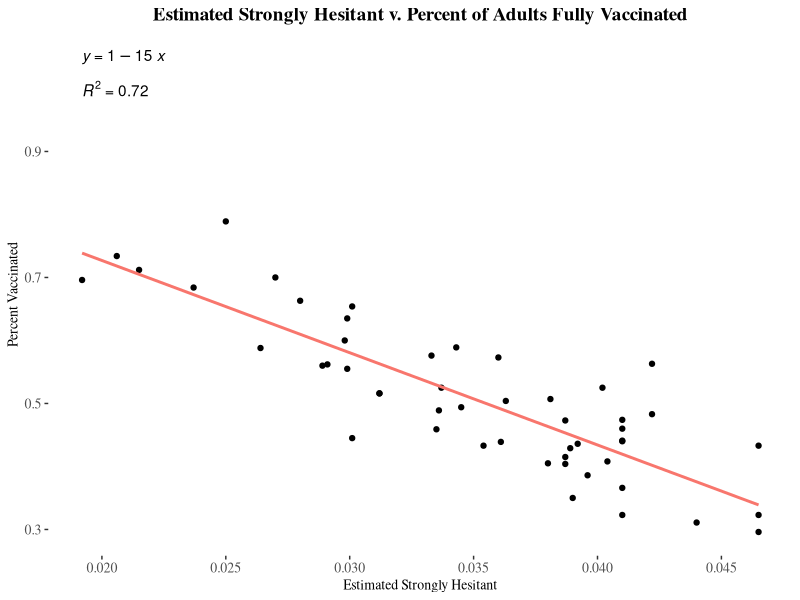
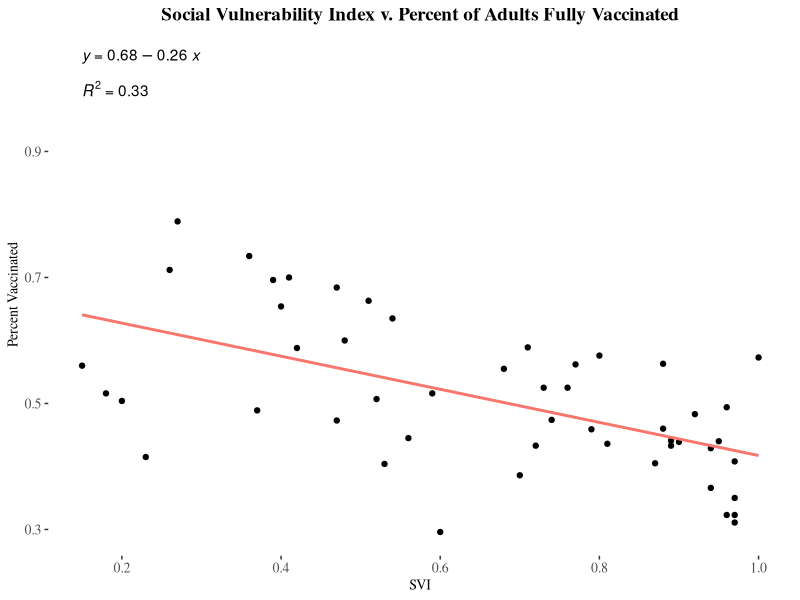
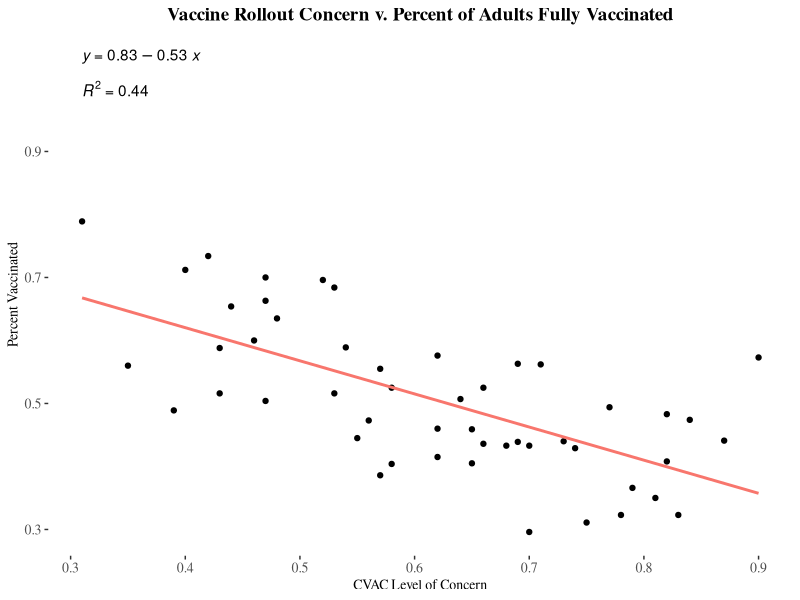
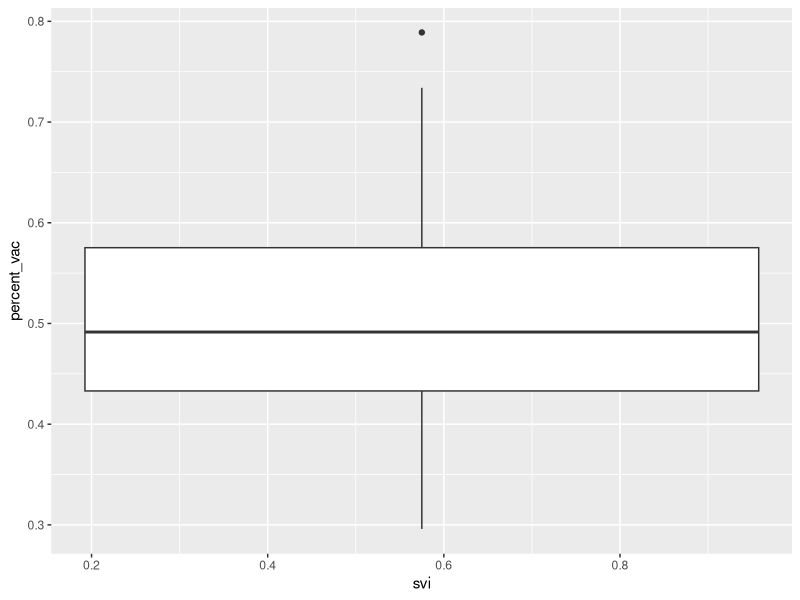
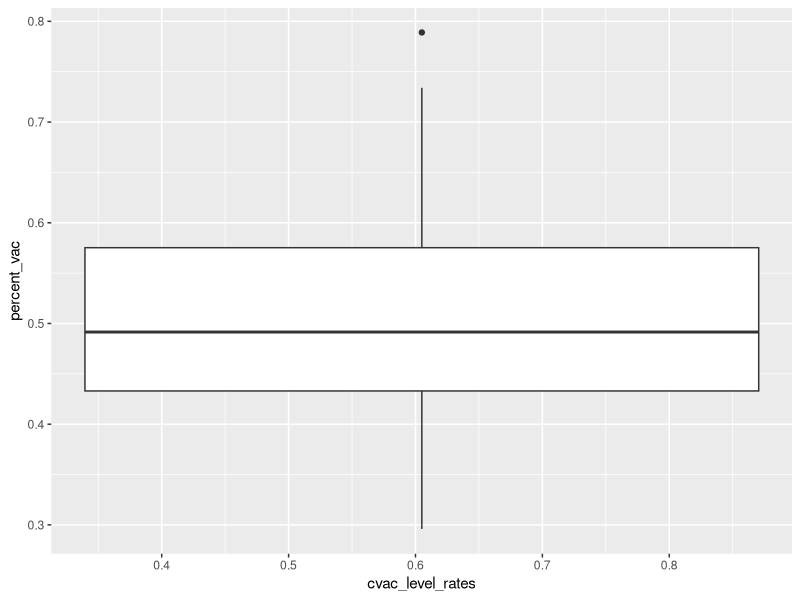
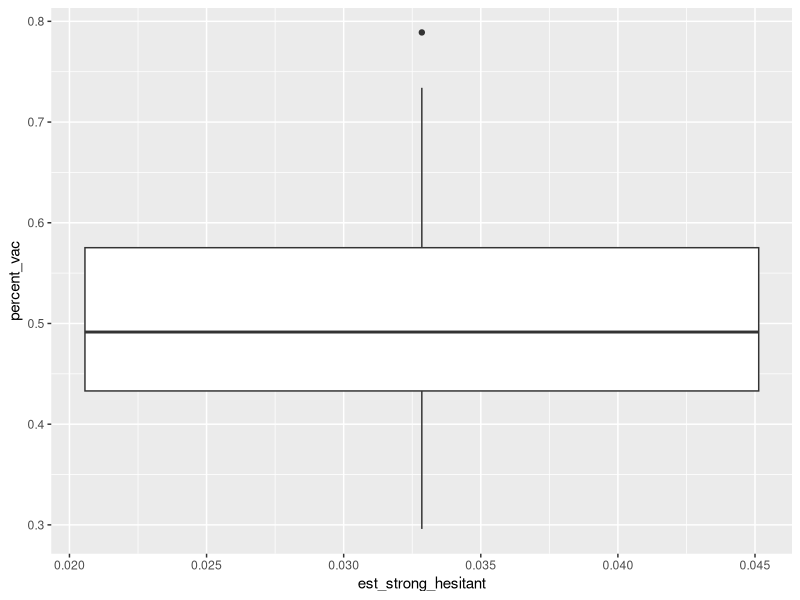
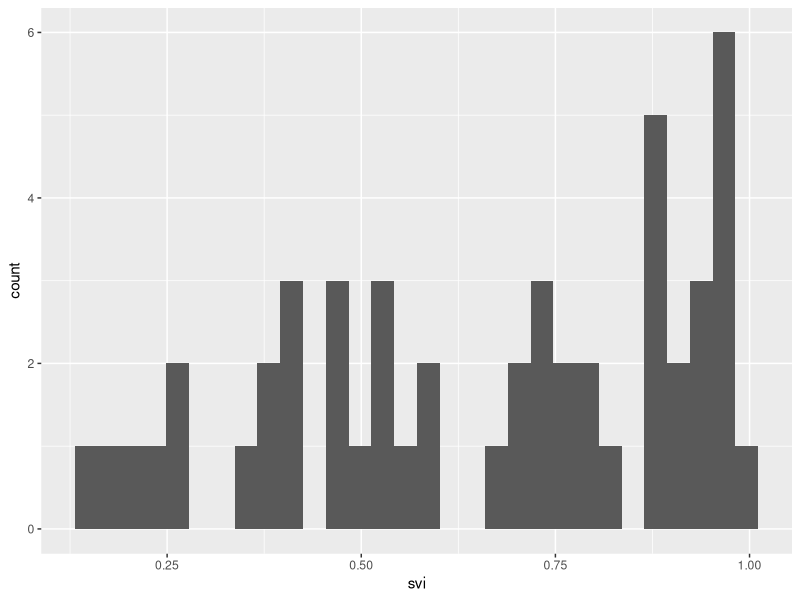

Here is the R script that generated these plots, in order:
## ---- chunk 1
#install.packages("ggpubr")
## ---- chunk 2
library(tidyverse)
library(dplyr)
library(ggplot2)
library(ggpubr)
library(ggthemes)
## ---- chunk 3
vaccine_rates <- readr::read_csv("CountyData.csv")
vaccine_rates_tidy <- rename(vaccine_rates, county = "County Name", est_hesitant = "Estimated hesitant", est_strong_hesitant = "Estimated strongly hesitant", svi= "Social Vulnerability Index (SVI)", svi_cat = "SVI Category", cvac_level_rates = "CVAC level of concern for vaccination rollout", cvac_level = "CVAC Level Of Concern", percent_vac = "Percent adults fully vaccinated against COVID-19 (as of 6/10/21)")
## ---- chunk 4
regression <- lm(percent_vac~est_strong_hesitant+cvac_level_rates+svi, data = vaccine_rates_tidy)
summary(regression)

## ---- chunk 5
#pval <- substr(paste("p =", summary(regression)$coefficients[1, 4]), 1, 10)
#r_squared <- substr(paste("R\u00B2 =", summary(regression$adj.r.squared), 1, 10))

#ggplot(vaccine_rates_tidy, aes (x = percent_vac)) +
 # geom_point(y= est_strong_hesitant, size = 3) +
  #geom_point(y=svi, size=3)+
  #geom_point(y=cvac_level_rates, size=3)+
  #ylab ("Independent") +
  #geom_smooth(method = 'lm', color = "blue") + 
  #xlab ("BDE-153 (ng/g ww)") +
  #geom_text(aes(label = pval, x = 2500, y = 0.4), size = 5, col = "black") +
  #geom_text(aes(label = r_squared, x = 2500, y = 0.38), size = 5, col = "black") #+
 # theme_classic() 
## ---- chunk 6
vaccine_rates_tidy%>%
  ggplot(aes(x=est_strong_hesitant, y=percent_vac))+
  geom_point()+
  geom_smooth(aes(x=est_strong_hesitant, y=percent_vac, color = "Estimated Strongly Hesitant"),method=lm, se=F)+
  stat_regline_equation(label.y = 1.05, aes(label = ..eq.label..)) +
  stat_regline_equation(label.y = 1, aes(label = ..rr.label..))+
  theme_tufte()+
   theme(legend.position ="none")+
  scale_x_continuous(breaks = c(0.020,0.025,0.030,0.035,0.040,0.045))+
  labs(title="Estimated Strongly Hesitant v. Percent of Adults Fully Vaccinated",
       x="Estimated Strongly Hesitant",
       y="Percent Vaccinated")+
  theme(plot.title = element_text(size = 12, face = "bold"),
        axis.text = element_text(size = 10),
        axis.title = element_text(size = 10))+
  theme(plot.title = element_text(size = rel(1.25), hjust = 0.5))
  #t.test()+
  #geom_point(aes(x=svi, y=percent_vac, color = "SVI"))+
  #geom_smooth(aes(x=svi, y=percent_vac, color = "SVI"),method=lm, se=F)+
  #geom_point(aes(x=cvac_level_rates, y=percent_vac, color = "CVAC"))+
  #geom_smooth(aes(x=cvac_level_rates, y=percent_vac, color = "CVAC"),method=lm, se=F)+
  #labs(title="Percent Adults Fully Vaccinated vs. Independent Variables",
   #    x="Independent Variable",
    #   y="Percent Adults Fully Vaccinated")+
  #theme(plot.title = element_text(size = 12, face = "bold"),
   #     axis.text = element_text(size = 10),
    #    axis.title = element_text(size = 10))+
  #theme(plot.title = element_text(size = rel(1.25), hjust = 0.5))

vaccine_rates_tidy%>%
  ggplot(aes(x=svi, y=percent_vac))+
  geom_point()+
  geom_smooth(aes(x=svi, y=percent_vac, color = "Estimated Strongly Hesitant"),method=lm, se=F)+
  stat_regline_equation(label.y = 1.05, aes(label = ..eq.label..)) +
  stat_regline_equation(label.y = 1, aes(label = ..rr.label..))+
  theme_tufte()+
   theme(legend.position ="none")+
  scale_x_continuous(breaks = c(0.2,0.4,0.6,0.8,1.0))+
  labs(title="Social Vulnerability Index v. Percent of Adults Fully Vaccinated",
       x="SVI",
       y="Percent Vaccinated")+
  theme(plot.title = element_text(size = 12, face = "bold"),
        axis.text = element_text(size = 10),
        axis.title = element_text(size = 10))+
  theme(plot.title = element_text(size = rel(1.25), hjust = 0.5))

vaccine_rates_tidy%>%
  ggplot(aes(x=cvac_level_rates, y=percent_vac))+
  geom_point()+
  geom_smooth(aes(x=cvac_level_rates, y=percent_vac, color = "Estimated Strongly Hesitant"),method=lm, se=F)+
  stat_regline_equation(label.y = 1.05, aes(label = ..eq.label..)) +
  stat_regline_equation(label.y = 1, aes(label = ..rr.label..))+
  theme_tufte()+
   theme(legend.position ="none")+
  scale_x_continuous(breaks = c(0.3,0.4,0.5,0.6,0.7,0.8,0.9))+
  labs(title="Vaccine Rollout Concern v. Percent of Adults Fully Vaccinated",
       x="CVAC Level of Concern",
       y="Percent Vaccinated")+
  theme(plot.title = element_text(size = 12, face = "bold"),
        axis.text = element_text(size = 10),
        axis.title = element_text(size = 10))+
  theme(plot.title = element_text(size = rel(1.25), hjust = 0.5))
## ---- chunk 7
vaccine_rates_tidy %>% 
  ggplot(aes(y=percent_vac, x= svi))+
  geom_boxplot()

vaccine_rates_tidy %>% 
  ggplot(aes(y=percent_vac, x=cvac_level_rates))+
  geom_boxplot()

vaccine_rates_tidy %>% 
  ggplot(aes(y=percent_vac, x=est_strong_hesitant))+
  geom_boxplot()
## ---- chunk 8
vaccine_rates_tidy %>% 
  ggplot(aes(x= svi))+
  geom_histogram()
